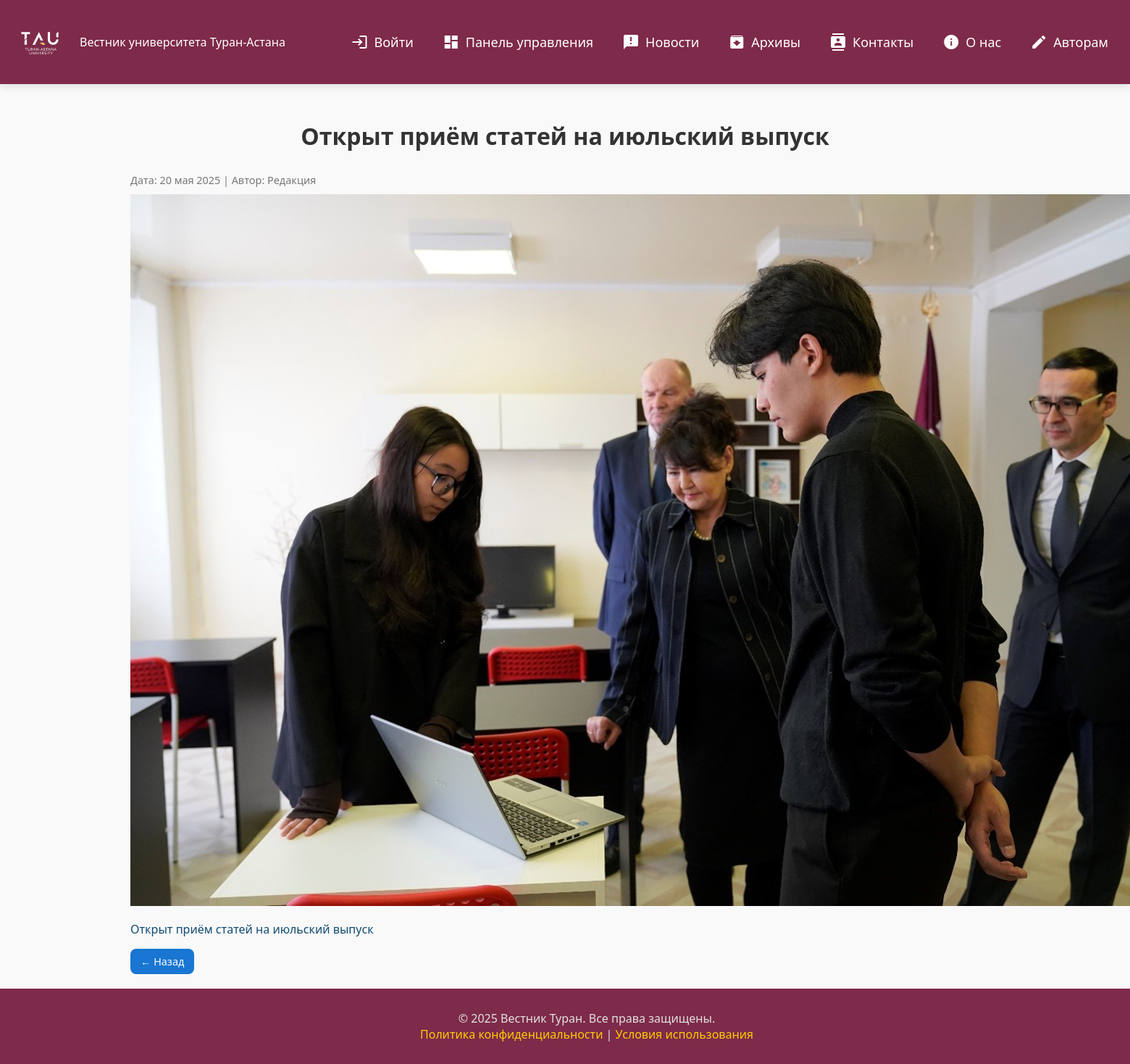
/news/detail/1, run on an earlier commit of the app's database.
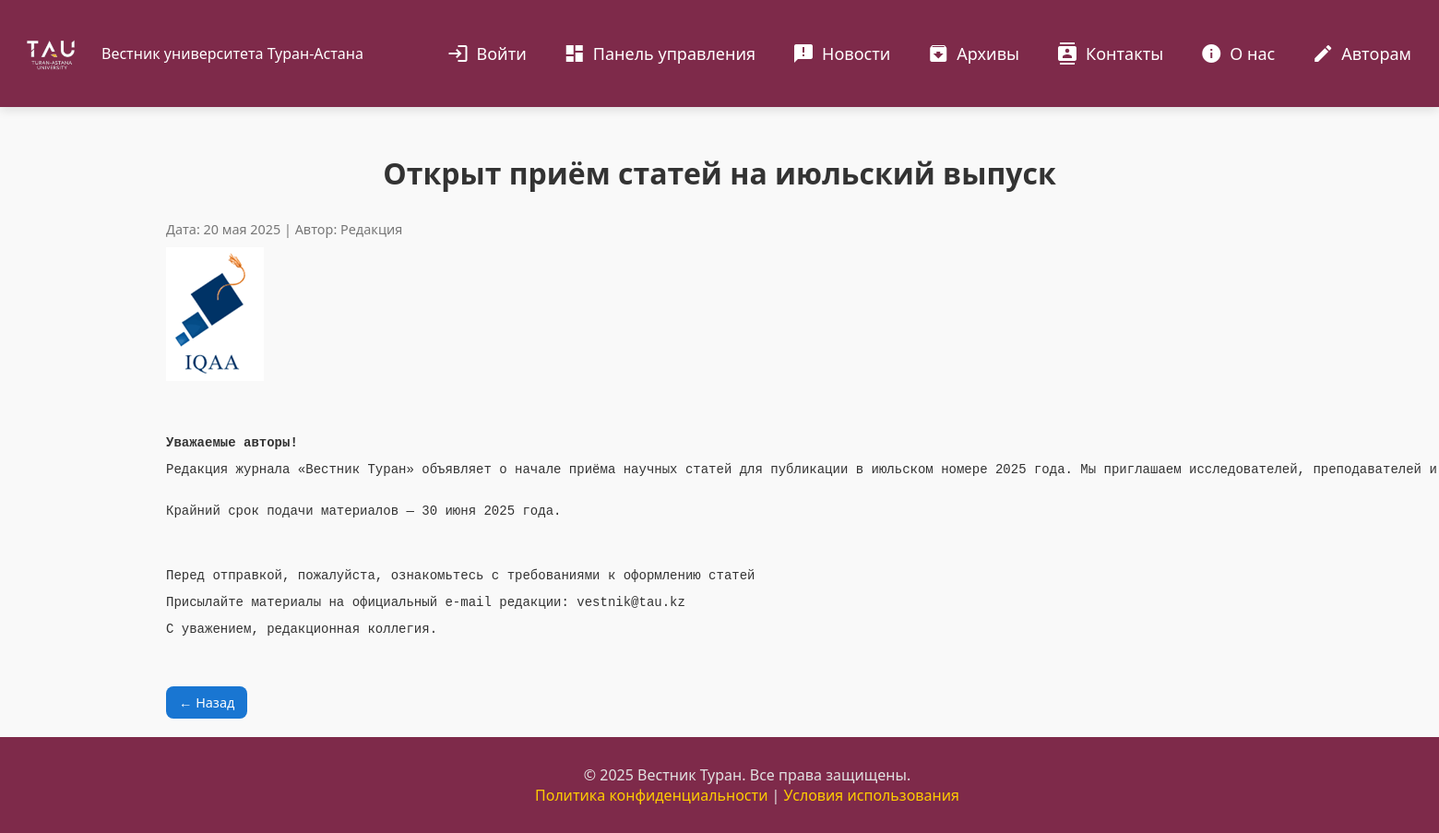
And on a later commit of the database.
### news/models.py (models this page shows)
class News(models.Model):
    title_eng = models.CharField(max_length=255)
    title_kk = models.CharField(max_length=255)
    title_ru = models.CharField(max_length=255)
    description_eng = RichTextField(null=True, blank=True)
    description_kk = RichTextField(null=True, blank=True)
    description_ru = RichTextField(null=True, blank=True)
    image = models.ImageField()
    category = models.ForeignKey(to=Category, on_delete=models.CASCADE)
    date = models.DateField()

### news/views.py (the view)
# urls.py: path("detail/<int:pk>", NewsDetailView.as_view(), name="detail-news"),
class NewsDetailView(DetailView):
    model = News
    template_name = "news/news-detail.html"

### news/templates/news/news-detail.html (shortened to what this page needs)
{% extends 'guest-base.html' %}
{% load static %}
{% block css %}
  <link rel="stylesheet" href="{% static 'css/main.css' %}" />
{% endblock %}
{% block content %}
  <main class="main-content">
    <article class="news-detail">
      <h1>{{ object.title_eng }}</h1>
      <p class="news-meta">Дата: 20 мая 2025 | Автор: Редакция</p>
      <img src="{{ object.image.url }}" alt="Прием статей" class="news-detail-img" />
      <div class="news-body">
        {{ object.description_eng|safe }}
      </div>
    </article>
  <a href="javascript:history.back()" class="btn back-btn">← Назад</a>
  </main>
{% endblock %}

What changed in the data, as far as the page shows it:
changed News "Открыт приём статей на июльский выпуск": image: a different picture; description_eng "Открыт приём статей на июльский выпуск" → "Уважаемые авторы! Редакция журнала «Вестник Туран» объявляет о начале приёма научных статей для публикации в июльском номере 2025 года. Мы приглашаем исследователей, преподавателей и Крайний срок подачи материалов — 30 июня 2025 года. Перед отправкой, пожалуйста, ознакомьтесь с требованиями к оформлению статей Присылайте материалы на официальный e-mail редакции: vestnik@tau.kz С уважением, редакционная коллегия."
